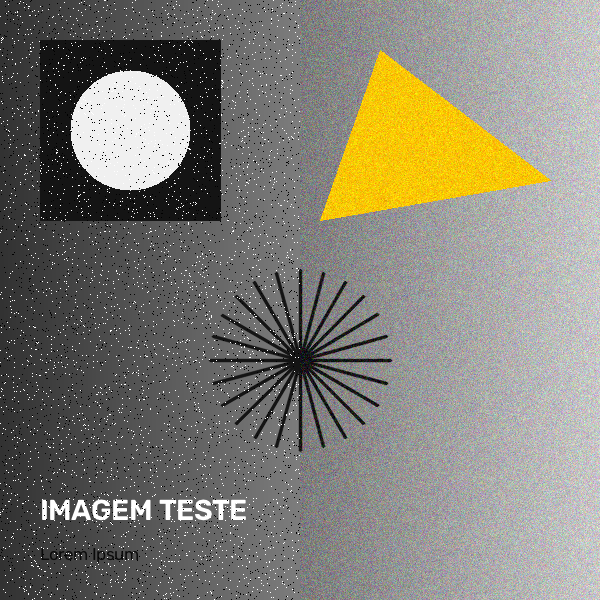
#> input picture imagem_teste.png, 600 x 600 px
$ python template_matching.py --origem ../imagem_teste.png --template ../imagem_teste.png   (older library calls are emulated)
#> lines starting #> are read from the running program, lines starting #| are printed output that depends on the picture; after the words box and inside, x2 and y2 are one past the last pixel; in counts of white or black regions, pixels touching at a corner belong together
### shared/media_io.py
"""
CAPIVOA UFPR.

Módulo utilitário para entrada/saída padronizada de imagens, vídeos e webcam.
Desenvolvido como ferramenta de suporte didático para o curso de Introdução
à Visão Computacional (Capivoa - EletroQuad-UFPR).

Principais funcionalidades:
- Carregamento seguro de imagens com validação de caminhos e decodificação.
- Captura unificada de vídeo (arquivo local ou índice numérico de webcam).
- Gerador `stream_midia` polimórfico (trata imagem, vídeo e webcam no mesmo loop).
- Parser de argumentos padronizado (`--midia` / `-m` ou `--origem` / `-o`).
- Utilitário visual `concatenar_lado_a_lado` para comparar etapas antes/depois.
"""

from pathlib import Path
import argparse
from typing import Generator, Tuple, Union, Optional, List
import cv2
import numpy as np

# diretório base do repositório (raiz)
BASE_DIR = Path(__file__).resolve().parent.parent

# extensões comuns de imagem estática reconhecidas
EXTENSOES_IMAGEM = {".jpg", ".jpeg", ".png", ".bmp", ".webp", ".tiff", ".tif"}


def resolver_caminho(caminho: Optional[Union[str, Path]], nome: Optional[str] = None) -> Path:
  """
  Resolve um caminho de arquivo garantindo que caminhos relativos sejam encontrados.

  Busca o arquivo na ordem: diretório atual de trabalho, subpasta 'aula-1',
  raiz do repositório ou pasta 'shared'.

  Parametros
  ----------
  caminho : str ou Path, opcional
    Caminho relativo ou absoluto do arquivo de mídia.
  nome : str, opcional
    Nome padrão de fallback caso 'caminho' não seja informado.

  Returns
  -------
  Path
    Instância de Path apontando para o arquivo localizado.

  Raises
  ------
  ValueError
    Se nem 'caminho' nem 'nome' forem fornecidos.
  """
#> called with caminho = '../imagem_teste.png', nome = 'template_porca.png'
  alvo = caminho if caminho is not None else nome
  if alvo is None:
    raise ValueError("Nenhum caminho ou nome padrão foi especificado.")

  caminho_path = Path(alvo)
  if caminho_path.is_absolute():
    return caminho_path

  # ordem de verificação para encontrar o arquivo
  candidatos = [
    Path.cwd() / caminho_path,
    BASE_DIR / "aula-2" / "desafio" / caminho_path,
    BASE_DIR / "aula-2" / caminho_path,
    BASE_DIR / "aula-1" / "desafio" / caminho_path,
    BASE_DIR / "aula-1" / caminho_path,
    BASE_DIR / caminho_path,
    BASE_DIR / "shared" / caminho_path,
  ]

  for candidato in candidatos:
    if candidato.exists():
      return candidato

  # se ainda não existe fisicamente (ex: arquivo novo para salvar), usa pasta de trabalho, aula-2 ou aula-1
  return Path.cwd() / caminho_path


def carregar_imagem(
  caminho: Optional[Union[str, Path]] = None,
  nome: str = "imagem_teste.png",
  to_rgb: bool = False
) -> np.ndarray:
  """
  Carrega uma imagem do disco com verificação detalhada de erros.

  Garante a existência do arquivo em disco e a decodificação válida
  por meio do OpenCV, com opção de conversão do espaço de cor BGR para RGB.

  Parametros
  ----------
  caminho : str ou Path, opcional
    Caminho relativo ou absoluto da imagem.
  nome : str, opcional
    Arquivo padrão caso caminho seja None. Padrão é "imagem_teste.png".
  to_rgb : bool, opcional
    Se True, converte a imagem de BGR para RGB. Padrão é False.

  Returns
  -------
  np.ndarray
    Matriz NumPy (uint8) contendo a imagem carregada.

  Raises
  ------
  FileNotFoundError
    Se o arquivo não existir fisicamente em nenhum dos caminhos de busca.
  ValueError
    Se o OpenCV não conseguir decodificar o arquivo de imagem.
  """
#> called with nome = 'imagem_teste.png', to_rgb = False
  arquivo = resolver_caminho(caminho, nome)

  if not arquivo.exists():
    raise FileNotFoundError(
      f"[ERRO media_io] Imagem não encontrada: '{arquivo}'. "
      f"Verifique se o nome do arquivo foi digitado corretamente."
    )

  img = cv2.imread(str(arquivo))
#> img is the input picture: shape (600, 600, 3); mean B, G, R 117.7, 127.6, 130.1
  if img is None:
    raise ValueError(
      f"[ERRO media_io] Não foi possível decodificar o arquivo como imagem: '{arquivo}'. "
      f"O formato pode ser inválido ou o arquivo estar corrompido."
    )

  if to_rgb:
    img = cv2.cvtColor(img, cv2.COLOR_BGR2RGB)

  return img


# [52 lines left out: function obter_captura_video, not called in this run]


def stream_midia(
  origem: Optional[Union[int, str, Path]] = None,
  nome: str = "imagem_teste.png",
  to_rgb: bool = False
) -> Generator[Tuple[np.ndarray, bool], None, None]:
  """
  Gerador polimórfico unificado para processamento de imagem, vídeo ou webcam.

  Entrega quadros sucessivos para iteração homogênea em loops de processamento.
  Caso a entrada seja uma imagem estática, entrega um único frame com a flag
  is_stream=False. Caso seja vídeo ou câmera, entrega cada frame com is_stream=True.

  Parametros
  ----------
  origem : int, str ou Path, opcional
    Caminho do arquivo ou índice numérico da câmera.
  nome : str, opcional
    Arquivo padrão de fallback. Padrão é "imagem_teste.png".
  to_rgb : bool, opcional
    Se True, converte cada frame de BGR para RGB. Padrão é False.

  Yields
  ------
  frame : np.ndarray
    Matriz NumPy representando a imagem ou quadro atual.
  is_stream : bool
    Booleano indicando se o fluxo é contínuo (vídeo/webcam) ou pontual (imagem).
  """
  alvo = origem if origem is not None else nome
  eh_webcam = isinstance(alvo, int) or (isinstance(alvo, str) and alvo.strip().isdigit())

  if not eh_webcam:
    caminho_arquivo = resolver_caminho(alvo, nome)
    extensao = caminho_arquivo.suffix.lower()

    # se for imagem estática, carrega e entrega imediatamente
    if extensao in EXTENSOES_IMAGEM:
      frame = carregar_imagem(caminho_arquivo, to_rgb=to_rgb)
      yield frame, False
      return

  # caso seja vídeo ou webcam
  padrao_video = "video.mp4"
  cap = obter_captura_video(alvo, nome=nome if not eh_webcam else padrao_video)
  try:
    while True:
      ret, frame = cap.read()
      if not ret or frame is None:
        break

      if to_rgb:
        frame = cv2.cvtColor(frame, cv2.COLOR_BGR2RGB)

      yield frame, True
  finally:
    cap.release()


def concatenar_lado_a_lado(
  imagens: List[np.ndarray],
  titulos: Optional[List[str]] = None,
  altura_padrao: int = 400
) -> np.ndarray:
  """
  Concatena horizontalmente duas ou mais imagens para visualização lado a lado.

  Padroniza dimensões e número de canais entre imagens (convertendo grayscale
  em BGR e redimensionando proporcionalmente para a mesma altura) e adiciona
  faixas superiores opcionais com títulos explicativos.

  Parametros
  ----------
  imagens : list de np.ndarray
    Lista contendo as matrizes das imagens a serem concatenadas.
  titulos : list de str, opcional
    Lista com os títulos textuais correspondentes a cada imagem.
  altura_padrao : int, opcional
    Altura vertical em pixels para redimensionar as imagens. Padrão é 400.

  Returns
  -------
  np.ndarray
    Matriz NumPy combinada contendo todas as imagens dispostas horizontalmente.

  Raises
  ------
  ValueError
    Se a lista de imagens fornecida for vazia.
  """
  if not imagens:
    raise ValueError("A lista de imagens não pode ser vazia.")

  processadas = []
  for i, img in enumerate(imagens):
    item = img.copy()

    # converte 1 canal (grayscale/máscara) para 3 canais bgr para poder concatenar
    if len(item.shape) == 2:
      item = cv2.cvtColor(item, cv2.COLOR_GRAY2BGR)

    # redimensiona proporcionalmente para a altura_padrao
    h, w = item.shape[:2]
    if h != altura_padrao:
      fator = altura_padrao / float(h)
      largura_nova = int(w * fator)
      item = cv2.resize(item, (largura_nova, altura_padrao), interpolation=cv2.INTER_LINEAR)

    # se houver título correspondente, adiciona barra superior com o texto
    if titulos and i < len(titulos) and titulos[i]:
      barra = np.zeros((32, item.shape[1], 3), dtype=np.uint8)
      cv2.putText(
        barra,
        titulos[i],
        (10, 22),
        cv2.FONT_HERSHEY_SIMPLEX,
        0.6,
        (255, 255, 255),
        1,
        cv2.LINE_AA
      )
      item = np.vstack([barra, item])

    processadas.append(item)

  # concatena horizontalmente com uma linha divisória cinza entre elas
  divisor = np.full((processadas[0].shape[0], 4, 3), 60, dtype=np.uint8)
  resultado = processadas[0]
  for p in processadas[1:]:
    resultado = np.hstack([resultado, divisor, p])

  return resultado


class MediaArgumentParser(argparse.ArgumentParser):
  """
  ArgumentParser personalizado que aceita tanto '--midia'/'-m' quanto '--origem'/'-o'.
  """

  def parse_args(self, args=None, namespace=None):
    ns = super().parse_args(args=args, namespace=namespace)
    if hasattr(ns, "origem"):
      ns.midia = ns.origem
    elif hasattr(ns, "midia"):
      ns.origem = ns.midia
    return ns


def criar_parser_midia(
  descricao: str = "Processamento de Imagem/Vídeo com OpenCV (Módulo 1)",
  nome: str = "imagem_teste.png"
) -> MediaArgumentParser:
  """
  Cria um parser padronizado de argumentos de linha de comando.

  Configura os argumentos comuns como '--midia'/'-m' e '--origem'/'-o'.

  Parametros
  ----------
  descricao : str, opcional
    Texto descritivo do parser. Padrão é "Processamento de Imagem/Vídeo com OpenCV (Módulo 1)".
  nome : str, opcional
    Arquivo padrão sugerido como entrada. Padrão é "imagem_teste.png".

  Returns
  -------
  MediaArgumentParser
    Instância configurada de MediaArgumentParser.
  """
  parser = MediaArgumentParser(
    description=descricao,
    formatter_class=argparse.RawDescriptionHelpFormatter
  )
  parser.add_argument(
    "-m", "--midia", "-o", "--origem",
    dest="origem",
    type=str,
    default=nome,
    help=f"Arquivo de imagem/vídeo ou índice da webcam (ex: 0). Padrão: {nome}"
  )
  return parser

### aula-2/template_matching.py
"""
CAPIVOA UFPR.

Demonstração prática de Detecção de Objetos via Template Matching.
Módulo 2 de Introdução à Visão Computacional (Capivoa - EletroQuad-UFPR).

Tópicos e Fundamentos Teóricos:
1. Template Matching :
   - Técnica clássica de detecção por correlação espacial.
   - Desliza uma matriz menor de referência (molde/template) pixel a pixel sobre a cena,
     gerando uma matriz 2D de similaridade (mapa de calor).
   - Não requer treinamento prévio e possui alta velocidade de inferência.

2. Métodos de Correlação no OpenCV :
   - Diferença Quadrática Normalizada (cv2.TM_SQDIFF_NORMED) :
     Calcula a soma das diferenças quadráticas entre os pixels.
     O melhor casamento corresponde ao ponto de MÍNIMO global (valor mais próximo de 0).
   - Correlação Cruzada Normalizada (cv2.TM_CCORR_NORMED) :
     Multiplica os valores dos pixels correspondentes.
     O melhor casamento é o ponto de MÁXIMO global (valor mais alto).
   - Coeficiente de Correlação Normalizado (cv2.TM_CCOEFF_NORMED) :
     Subtrai a intensidade média local antes do produto escalar.
     Imune a variações lineares de brilho/iluminação. Gera valores padronizados de -1 a +1
     (sendo +1 a correspondência exata). É o método mais confiável e utilizado.

3. Limitações Críticas :
   - Rotação: o molde falha drasticamente se o objeto girar no espaço 2D.
   - Escala / Tamanho: variações de distância alteram as dimensões do objeto, anulando o match.
   - Ângulo de Visão / Perspectiva: deformações afins e projetivas quebram a matriz de pesos.
   - Oclusão Parcial: sobreposição ou cortes parciais reduzem a pontuação abaixo do limiar.

Controles no Teclado:
  [M]     : Alterna método (TM_CCOEFF_NORMED <-> TM_SQDIFF_NORMED <-> TM_CCORR_NORMED)
  [T]     : Alterna template (Porca <-> Engrenagem <-> Chip)
  [R]     : Rotaciona o template em +15 graus (demonstra limitação de rotação)
  [W / S] : Aumenta / diminui a escala do template (demonstra limitação de tamanho)
  [0]     : Reseta rotação e escala do template para o padrão
  [P]     : Salva a cena anotada em 'frames-capturados/'
  [Q/ESC] : Encerra a execução

Como executar:
  python template_matching.py
  python template_matching.py --midia imagem_teste_aula2.png
  python template_matching.py --template template_engrenagem.png
  python template_matching.py --no-show
"""

import sys
import argparse
from pathlib import Path
from typing import Tuple, List, Dict
import cv2
import numpy as np

ROOT_DIR = Path(__file__).resolve().parent.parent
if str(ROOT_DIR) not in sys.path:
  sys.path.insert(0, str(ROOT_DIR))

from shared.media_io import (
  carregar_imagem,
  criar_parser_midia,
  concatenar_lado_a_lado,
  stream_midia,
  resolver_caminho
)


METODOS_OPENCV = {
  "ccoeff": (cv2.TM_CCOEFF_NORMED, "TM_CCOEFF_NORMED (Coeficiente Normalizado - Maximo)"),
  "sqdiff": (cv2.TM_SQDIFF_NORMED, "TM_SQDIFF_NORMED (Diferenca Quadratica - Minimo)"),
  "ccorr": (cv2.TM_CCORR_NORMED, "TM_CCORR_NORMED (Correlacao Cruzada - Maximo)")
}


def transformar_template(template_base: np.ndarray, angulo: float, escala: float) -> np.ndarray:
  """
  Aplica rotação e escala arbitrárias ao template para simular condições adversas.
  """
  if angulo == 0 and escala == 1.0:
    return template_base

  h, w = template_base.shape[:2]
  centro = (w / 2.0, h / 2.0)
  matriz_afim = cv2.getRotationMatrix2D(centro, angulo, escala)

  # calcula nova bounding box para evitar corte das pontas
  cos = np.abs(matriz_afim[0, 0])
  sin = np.abs(matriz_afim[0, 1])
  novo_w = int((h * sin) + (w * cos))
  novo_h = int((h * cos) + (w * sin))

  matriz_afim[0, 2] += (novo_w / 2.0) - centro[0]
  matriz_afim[1, 2] += (novo_h / 2.0) - centro[1]

  template_transformado = cv2.warpAffine(
    template_base, matriz_afim, (novo_w, novo_h), flags=cv2.INTER_LINEAR, borderMode=cv2.BORDER_REPLICATE
  )
  return template_transformado


def executar_matching(
  img_cena: np.ndarray,
  template: np.ndarray,
  chave_metodo: str = "ccoeff",
  limiar_deteccao: float = 0.70
) -> Tuple[np.ndarray, np.ndarray, List[Dict]]:
  """
  Executa a correlação entre a imagem de cena e o template.

  Parametros
  ----------
  img_cena : np.ndarray
    Imagem da cena completa (BGR ou Grayscale).
  template : np.ndarray
    Molde de referência a ser localizado.
  chave_metodo : str
    Chave do método de correlação ('ccoeff', 'sqdiff' ou 'ccorr').
  limiar_deteccao : float
    Pontuação mínima para aceitar múltiplos casamentos.

  Returns
  -------
  Tuple[np.ndarray, np.ndarray, List[Dict]]
    Tupla contendo (cena_anotada, mapa_calor_visual, lista_deteccoes).
  """
#> called with chave_metodo = 'ccoeff', limiar_deteccao = 0.75
  flag_metodo, nome_metodo = METODOS_OPENCV[chave_metodo]

  # conversão para escala de cinza para correlacionar intensidade luminosa
  cena_cinza = cv2.cvtColor(img_cena, cv2.COLOR_BGR2GRAY) if img_cena.ndim == 3 else img_cena
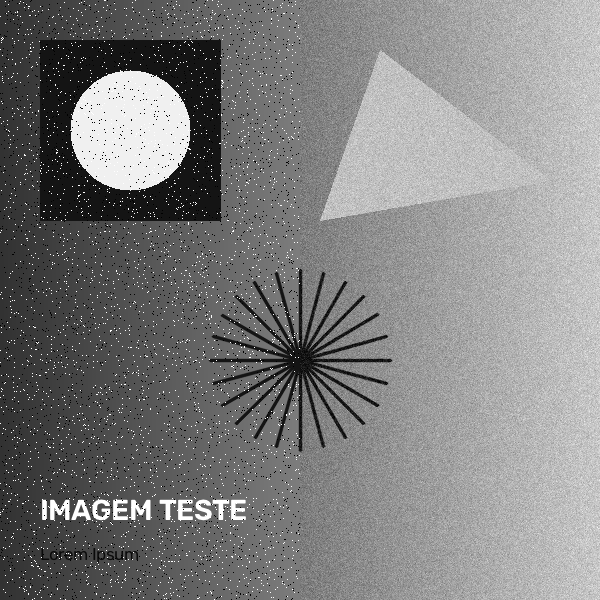
#> cena_cinza: shape (600, 600); min 0, max 255, mean 127.3
  tpl_cinza = cv2.cvtColor(template, cv2.COLOR_BGR2GRAY) if template.ndim == 3 else template

  th, tw = tpl_cinza.shape[:2]
  ch, cw = cena_cinza.shape[:2]

  if th >= ch or tw >= cw:
    # template maior que a imagem
    return img_cena.copy(), np.zeros_like(cena_cinza), []

  # 1. correlação espacial 2D (cv2.matchTemplate)
  mapa_res = cv2.matchTemplate(cena_cinza, tpl_cinza, flag_metodo)

  # 2. busca dos extremos globais (cv2.minMaxLoc)
  min_val, max_val, min_loc, max_loc = cv2.minMaxLoc(mapa_res)

  if flag_metodo == cv2.TM_SQDIFF_NORMED:
    melhor_loc = min_loc
    melhor_score = 1.0 - min_val  # inverte para que 1.0 seja pontuação máxima
    pontuacao_exibicao = min_val
  else:
    melhor_loc = max_loc
    melhor_score = max_val
    pontuacao_exibicao = max_val

  # 3. normalização do mapa de calor para renderização colorida em JET
  mapa_norm = cv2.normalize(mapa_res, None, alpha=0, beta=255, norm_type=cv2.NORM_MINMAX, dtype=cv2.CV_8U)
  mapa_calor = cv2.applyColorMap(mapa_norm, cv2.COLORMAP_JET)

  # redimensiona mapa de calor para bater exatamente com a cena
  mapa_calor_cena = cv2.resize(mapa_calor, (img_cena.shape[1], img_cena.shape[0]), interpolation=cv2.INTER_LINEAR)

  cena_anotada = img_cena.copy()
  deteccoes = []

  # 4. identifica ocorrências que ultrapassam o limiar (Non-Maximum Suppression simplificado)
  if flag_metodo == cv2.TM_SQDIFF_NORMED:
    locs = np.where(mapa_res <= (1.0 - limiar_deteccao))
  else:
    locs = np.where(mapa_res >= limiar_deteccao)

  caixas_brutas = []
  scores_brutos = []
  for pt in zip(*locs[::-1]):
    score = (1.0 - mapa_res[pt[1], pt[0]]) if flag_metodo == cv2.TM_SQDIFF_NORMED else mapa_res[pt[1], pt[0]]
    caixas_brutas.append([pt[0], pt[1], tw, th])
    scores_brutos.append(float(score))

  indices_nms = cv2.dnn.NMSBoxes(caixas_brutas, scores_brutos, score_threshold=limiar_deteccao, nms_threshold=0.3)

  if len(indices_nms) > 0:
    for idx in indices_nms.flatten():
      bx, by, bw, bh = caixas_brutas[idx]
      sc = scores_brutos[idx]
      deteccoes.append({"box": (bx, by, bw, bh), "score": sc})
      # desenha bounding box verde
      cv2.rectangle(cena_anotada, (bx, by), (bx + bw, by + bh), (0, 230, 90), 2, lineType=cv2.LINE_AA)
      cv2.circle(cena_anotada, (bx + bw // 2, by + bh // 2), 4, (0, 0, 255), -1)
      cv2.putText(
        cena_anotada,
        f"Match: {sc:.2f}",
        (bx, max(by - 6, 15)),
        cv2.FONT_HERSHEY_SIMPLEX,
        0.48,
        (0, 230, 90),
        1,
        lineType=cv2.LINE_AA
      )
  else:
    # se nenhuma passou o limiar estrito, destaca ao menos o melhor extremo com aviso
    bx, by = melhor_loc
    cv2.rectangle(cena_anotada, (bx, by), (bx + tw, by + th), (0, 140, 255), 2, lineType=cv2.LINE_AA)
    cv2.putText(
      cena_anotada,
      f"Melhor Pico: {melhor_score:.2f} (< Limiar)",
      (bx, max(by - 6, 15)),
      cv2.FONT_HERSHEY_SIMPLEX,
      0.45,
      (0, 140, 255),
      1,
      lineType=cv2.LINE_AA
    )

  return cena_anotada, mapa_calor_cena, deteccoes


def main():
  parser = criar_parser_midia(
    descricao="Módulo 2: Detecção de Objetos com Template Matching",
    nome="imagem_teste_aula2.png"
  )
  parser.add_argument(
    "-t", "--template",
    type=str,
    default="template_porca.png",
    help="Nome do arquivo do template de referência (padrão: template_porca.png)"
  )
  parser.add_argument(
    "--metodo",
    choices=["ccoeff", "sqdiff", "ccorr"],
    default="ccoeff",
    help="Método de correlação do OpenCV (padrão: ccoeff)"
  )
  parser.add_argument(
    "--limiar",
    type=float,
    default=0.75,
    help="Limiar de confiança para detecção múltipla (padrão: 0.75)"
  )
  parser.add_argument(
    "--no-show",
    action="store_true",
    help="Executa o processamento sem abrir janelas gráficas."
  )
  args = parser.parse_args()

  print("=" * 65)
  print("CAPIVOA - INTRODUÇÃO À VISÃO COMPUTACIONAL (MÓDULO 2)")
  print("DETECÇÃO DE OBJETOS: TEMPLATE MATCHING & MAPA DE SIMILARIDADE")
  print("=" * 65)

  # carrega imagem de entrada e template
  caminho_tpl = resolver_caminho(args.template, nome="template_porca.png")
  template_base = carregar_imagem(caminho_tpl)

  lista_templates = ["template_porca.png", "template_engrenagem.png", "template_chip.png"]
  idx_tpl_atual = 0

  chaves_metodo = ["ccoeff", "sqdiff", "ccorr"]
  idx_metodo = chaves_metodo.index(args.metodo)

  angulo_atual = 0.0
  escala_atual = 1.0
  limiar_atual = args.limiar

  nome_janela = "Modulo 2 - Template Matching (Capivoa)"

  for frame, is_stream in stream_midia(args.midia, nome="imagem_teste_aula2.png"):
    tpl_corrente = transformar_template(template_base, angulo_atual, escala_atual)
    chave_m = chaves_metodo[idx_metodo]

    anotada, mapa_calor, detec = executar_matching(
      img_cena=frame,
      template=tpl_corrente,
      chave_metodo=chave_m,
      limiar_deteccao=limiar_atual
    )
#> mapa_calor: shape (600, 600); every value is 0
#> detec = []

    if args.no_show:
      print(f"[No-Show] Template: {Path(caminho_tpl).name} (Dim: {template_base.shape[:2]})")
      print(f"[No-Show] Método: {METODOS_OPENCV[chave_m][1]}")
      print(f"[No-Show] Detecções validadas: {len(detec)}")
      for d in detec:
        print(f"  - Box={d['box']}, Score={d['score']:.3f}")
      print("[No-Show] Validação de Template Matching concluída com sucesso.")
      break

    # desenha moldura do template ativo no canto do mapa de calor
    th, tw = tpl_corrente.shape[:2]
    cv2.putText(
      anotada,
      f"Template: {Path(caminho_tpl).stem} | Metodo: {chave_m.upper()} | Rot:{int(angulo_atual)}deg Esc:{escala_atual:.2f}",
      (15, 25),
      cv2.FONT_HERSHEY_SIMPLEX,
      0.50,
      (0, 255, 255),
      1,
      lineType=cv2.LINE_AA
    )
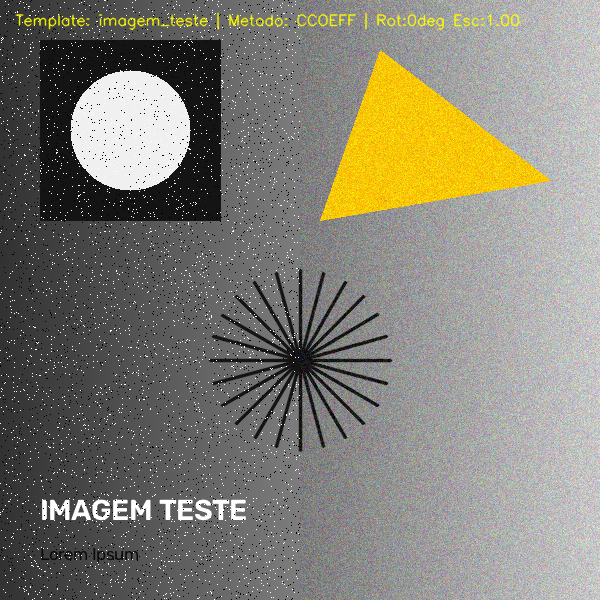
#> anotada: shape (600, 600, 3); 0.91% of pixels changed, all inside (x1, y1, x2, y2) = (15, 12, 520, 31)

    painel = concatenar_lado_a_lado(
      [anotada, mapa_calor],
      titulos=[
        f"1. Deteccoes Validadas (N={len(detec)})",
        "2. Mapa de Calor de Semelhanca (cv2.matchTemplate)"
      ],
      altura_padrao=440
    )
#> the loop in concatenar_lado_a_lado, `for i, img in enumerate(imagens):` made 2 passes
#> (h, w, fator, largura_nova) on passes 1 to 2: (600, 600, 0.733, 439), (600, 600, 0.733, 439)
#> pass 1, in concatenar_lado_a_lado, `item = cv2.resize(item, (largura_nova, altura_padrao), interpolation=c..`:
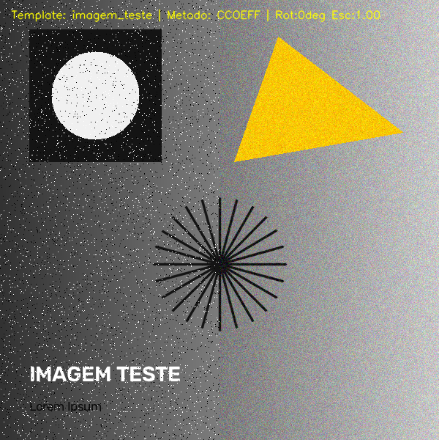
#> item: shape (440, 439, 3); mean B, G, R 117.1, 128.1, 130.6
#> pass 1, in concatenar_lado_a_lado, `item = np.vstack([barra, item])`:
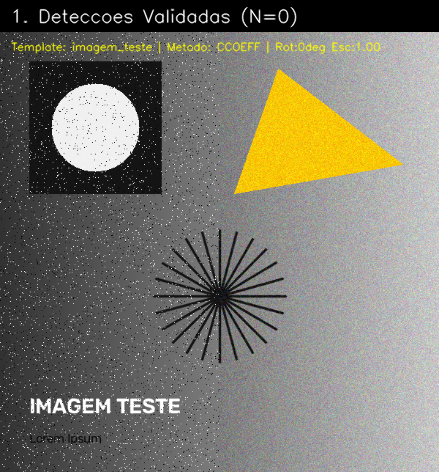
#> item: shape (472, 439, 3); mean B, G, R 110.2, 120.4, 122.7
#> after the loop in concatenar_lado_a_lado, `for i, img in enumerate(imagens):`:
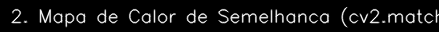
#> barra: shape (32, 439, 3); min 0, max 255, mean 20.5
#> after the loop in concatenar_lado_a_lado, `for i, img in enumerate(imagens):`: processadas = 2 items
#> (the rest of the program and of its run is left out)
